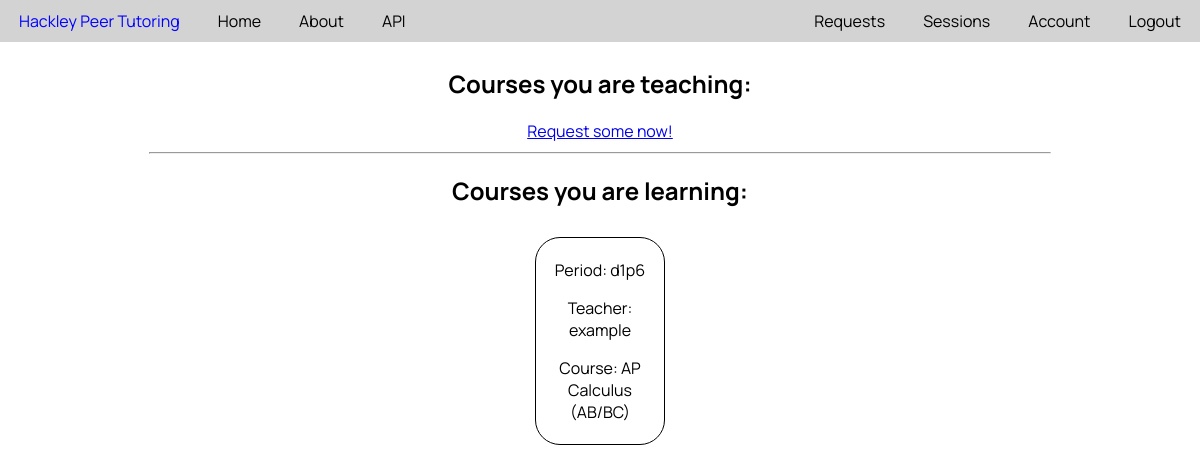
The app's page /sessions (signed in) with its own data.
### PeerTutor/models.py (models this page shows, shortened)
class Match(db.Model):
    __tablename__ = 'match'
    id = db.Column(db.Integer, primary_key=True)
    tutor_id = db.Column(db.Integer, nullable=False)
    tutee_id = db.Column(db.Integer, nullable=False)
    course_id = db.Column(db.Integer, nullable=False)
    period = db.Column('period', db.String, nullable=False)

class User(db.Model, UserMixin):
    __tablename__ = 'user'
    id = db.Column(db.Integer, primary_key=True)
    username = db.Column(db.String(20), unique=True, nullable=False)
    email = db.Column(db.String(120), unique=True, nullable=False)
    password = db.Column(db.String(60), nullable=False)
    permission = db.Column(db.Integer, default='1')
    grade = db.Column(db.Integer, nullable=False)
    date_joined = db.Column(db.DateTime, nullable=False, default=datetime.utcnow)
    gradeLevels = db.Column(db.String(20), default="8,9,10,11,12") #8 means all middle school
    schedule = db.relationship('Schedule', backref='user', lazy=True)
    requests = db.relationship('CourseRequest', backref='user', lazy=True)

class Course(db.Model):
    __tablename__ = 'course'
    id = db.Column(db.Integer, primary_key=True)
    name = db.Column(db.String(20), unique=True, nullable=False)
    description = db.Column(db.Text, nullable=False)

### PeerTutor/tutoring/routes.py (the view)
@tutor_functions.route('/sessions', methods=['GET'])
@login_required
def sessions():
    teacherMatches = Match.query.filter_by(tutor_id=current_user.id).all()
    studentMatches = Match.query.filter_by(tutee_id=current_user.id).all()
    return render_template('sessions.html', teacherMatches=teacherMatches, studentMatches=studentMatches, queryUser=queryUser, queryCourse=queryCourse, convertPeriodToString=convertPeriodToString, len=len)

### PeerTutor/models.py (called while the page is built)
@login_manager.user_loader
def load_user(user_id):
   return User.query.get(int(user_id))

### PeerTutor/tutoring/utils.py (called while the page is built)
def queryUser(id):
    return User.query.get(id)

def queryCourse(id):
    return Course.query.get(id)

### PeerTutor/templates/sessions.html (shortened to what this page needs)
{% extends 'base.html' %}
{% block content %}
    <div class="session-container">
        <h2> Courses you are teaching: </h2>
        {% if len(teacherMatches) == 0 %}
            <a href="{{url_for('tutor_functions.requests')}}"> Request some now! </a>
        {% endif %}
    </div>
    <hr class="session-divider">
    <div class="session-container">
        <h2> Courses you are learning: </h2>
        {% for match in studentMatches %}
            <div class="match-container">
                <p> Period: {{ match.period }} </p>
                <p> Teacher: {{ queryUser(match.tutor_id).username }} </p>
                <p> Course: {{ queryCourse(match.course_id).name }} </p>
            </div>
        {% endfor %}
    </div>
{% endblock %}

### PeerTutor/static/main.css (style rules this page uses)
body { margin: 0px; font-family: 'Manrope', sans-serif; }
.match-container { border: 1px solid black; padding: 5px; width: 10%; display: inline-block; margin: 10px; text-align: center; border-radius: 25px; }
.session-container { margin: 10px; text-align: center; }
.session-divider { width: 75%; }
hr { width: 75%; }

### records on screen
Match: period "d1p6"
User: username "example"
Course: name "AP Calculus (AB/BC)"
